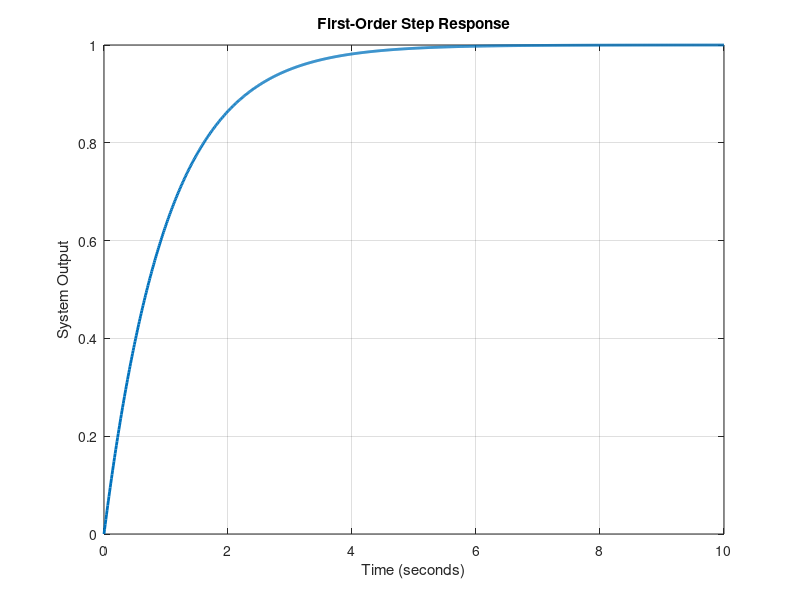

Source code (MATLAB):
clear;
clc;
close all;

t = 0:0.01:10;
y = 1-exp(-t);

figure;
plot(t, y, 'LineWidth', 2);
grid on;
xlabel('Time (seconds)');
ylabel('System Output');
title('First-Order Step Response');
